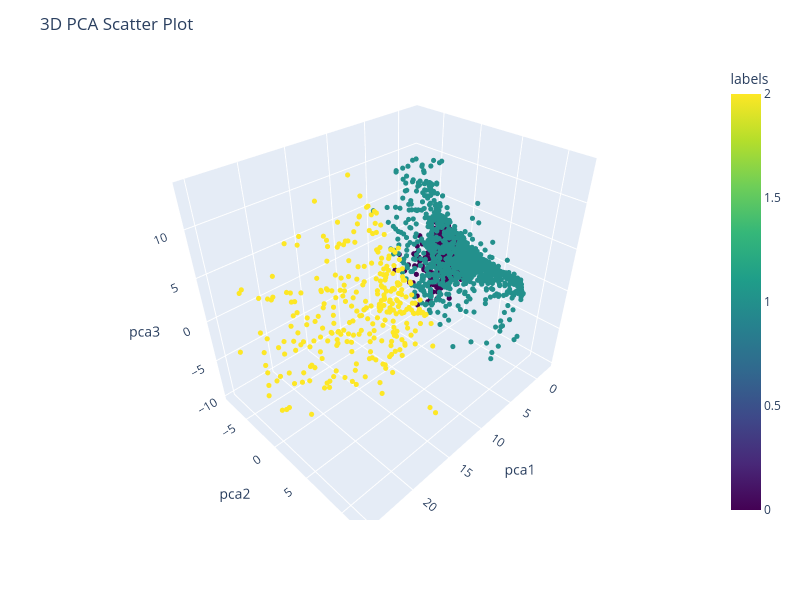

Notebook code cell kept with this figure:
### Code cell
import plotly.express as px
df_clipped[['Symbol', 'Description', 'Price - Currency', 'Sector', 'Analyst Rating',]] = df[['Symbol', 'Description', 'Price - Currency', 'Sector', 'Analyst Rating',]]
fig = px.scatter_3d(df,
                x='pca1', y='pca2', z='pca3',
                color=df['labels'], hover_data=df.columns,
                color_continuous_scale='viridis')
fig.update_layout(
    width=800,
    height=600,
    title='3D PCA Scatter Plot'
)      
fig.update_traces(marker=dict(size=3))

fig.show()

### Figure 1 — Plotly figure (JSON) as saved in the notebook; plotly's stock layout.template omitted (floating-point values rounded to 4 significant figures; data arrays with more than 128 entries replaced by an {"elided": "..."} marker saying what was removed)
{"data": [{"customdata": {"elided": "7741x46 mixed values"}, "hovertemplate": "pca1=%{x}<br>pca2=%{y}<br>pca3=%{z}<br>Symbol=%{customdata[0]}<br>Description=%{customdata[1]}<br>Price=%{customdata[2]}<br>Price - Currency=%{customdata[3]}<br>Price Change % 1 day=%{customdata[4]}<br>Volume 1 day=%{customdata[5]}<br>Relative Volume 1 day=%{customdata[6]}<br>Market capitalization=%{customdata[7]}<br>Market capitalization - Currency=%{customdata[8]}<br>Price to earnings ratio=%{customdata[9]}<br>Earnings per share diluted, Trailing 12 months=%{customdata[10]}<br>Earnings per share diluted, Trailing 12 months - Currency=%{customdata[11]}<br>Earnings per share diluted growth %, TTM YoY=%{customdata[12]}<br>Dividend yield %, Trailing 12 months=%{customdata[13]}<br>Sector=%{customdata[14]}<br>Analyst Rating=%{customdata[15]}<br>Moving Average Convergence Divergence (12,26) 1 day, Level=%{customdata[16]}<br>Exponential Moving Average (50) 1 day=%{customdata[17]}<br>Exponential Moving Average (200) 1 day=%{customdata[18]}<br>Debt to equity ratio, Quarterly=%{customdata[19]}<br>Dividends per share, Quarterly=%{customdata[20]}<br>Dividends per share, Quarterly - Currency=%{customdata[21]}<br>Dividend yield %, Quarterly=%{customdata[22]}<br>Upcoming earnings date=%{customdata[23]}<br>Free cash flow, Quarterly=%{customdata[24]}<br>Free cash flow, Quarterly - Currency=%{customdata[25]}<br>Cash & equivalents, Annual=%{customdata[26]}<br>Cash & equivalents, Annual - Currency=%{customdata[27]}<br>Total debt, Annual=%{customdata[28]}<br>Total debt, Annual - Currency=%{customdata[29]}<br>Short term debt, Annual=%{customdata[30]}<br>Short term debt, Annual - Currency=%{customdata[31]}<br>Net debt, Annual=%{customdata[32]}<br>Net debt, Annual - Currency=%{customdata[33]}<br>Total equity, Annual=%{customdata[34]}<br>Total equity, Annual - Currency=%{customdata[35]}<br>Total liabilities, Annual=%{customdata[36]}<br>Total liabilities, Annual - Currency=%{customdata[37]}<br>Net margin %, Annual=%{customdata[38]}<br>Cash from financing activities, Trailing 12 months=%{customdata[39]}<br>Cash from financing activities, Trailing 12 months - Currency=%{customdata[40]}<br>Cash from investing activities, Trailing 12 months=%{customdata[41]}<br>Cash from investing activities, Trailing 12 months - Currency=%{customdata[42]}<br>Cash from operating activities, Trailing 12 months=%{customdata[43]}<br>Cash from operating activities, Trailing 12 months - Currency=%{customdata[44]}<br>labels=%{marker.color}<extra></extra>", "legendgroup": "", "marker": {"color": {"elided": "7741 int values"}, "coloraxis": "coloraxis", "symbol": "circle", "size": 3}, "mode": "markers", "name": "", "scene": "scene", "showlegend": false, "x": {"elided": "7741 float values"}, "y": {"elided": "7741 float values"}, "z": {"elided": "7741 float values"}, "type": "scatter3d"}], "layout": {"scene": {"domain": {"x": [0.0, 1.0], "y": [0.0, 1.0]}, "xaxis": {"title": {"text": "pca1"}}, "yaxis": {"title": {"text": "pca2"}}, "zaxis": {"title": {"text": "pca3"}}}, "coloraxis": {"colorbar": {"title": {"text": "labels"}}, "colorscale": [[0.0, "#440154"], [0.1111, "#482878"], [0.2222, "#3e4989"], [0.3333, "#31688e"], [0.4444, "#26828e"], [0.5556, "#1f9e89"], [0.6667, "#35b779"], [0.7778, "#6ece58"], [0.8889, "#b5de2b"], [1.0, "#fde725"]]}, "legend": {"tracegroupgap": 0}, "margin": {"t": 60}, "width": 800, "height": 600, "title": {"text": "3D PCA Scatter Plot"}}}
